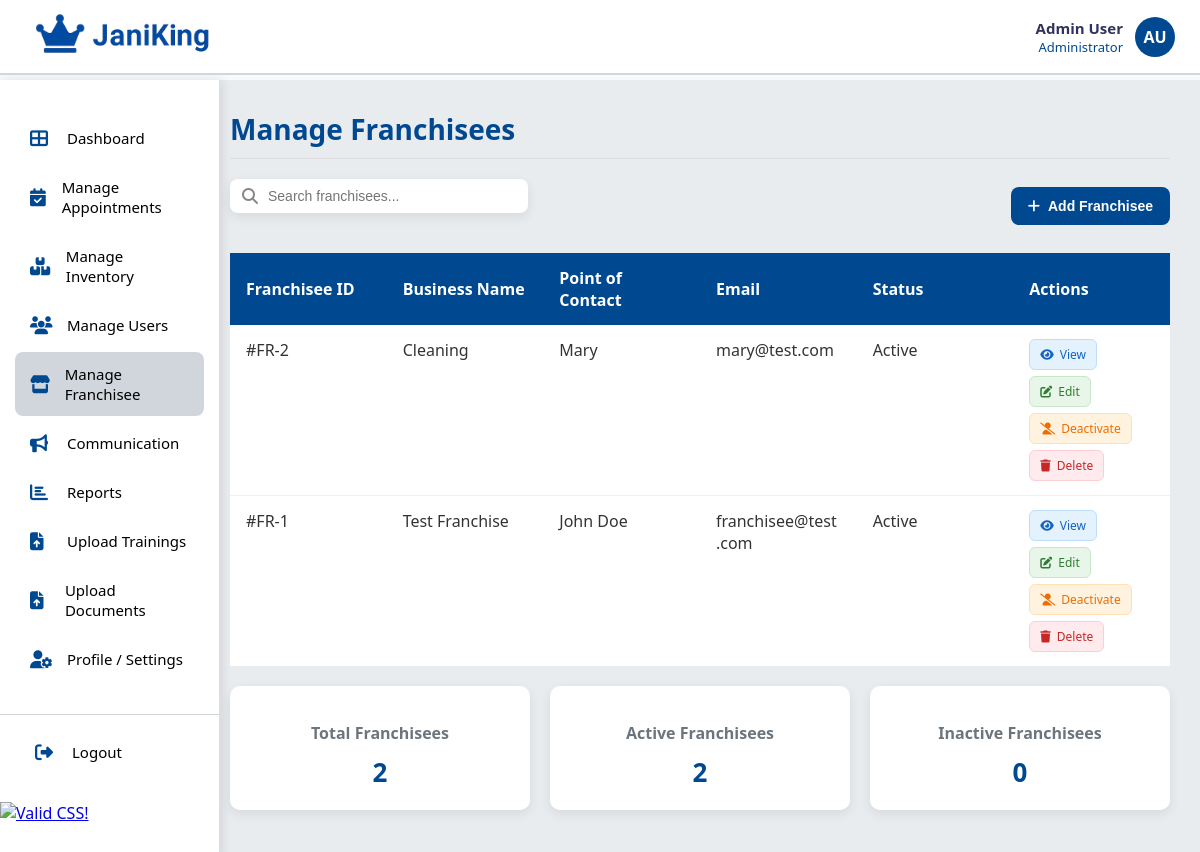
Page /root/admin/admin_manage_franchisee.php on the earlier database version.
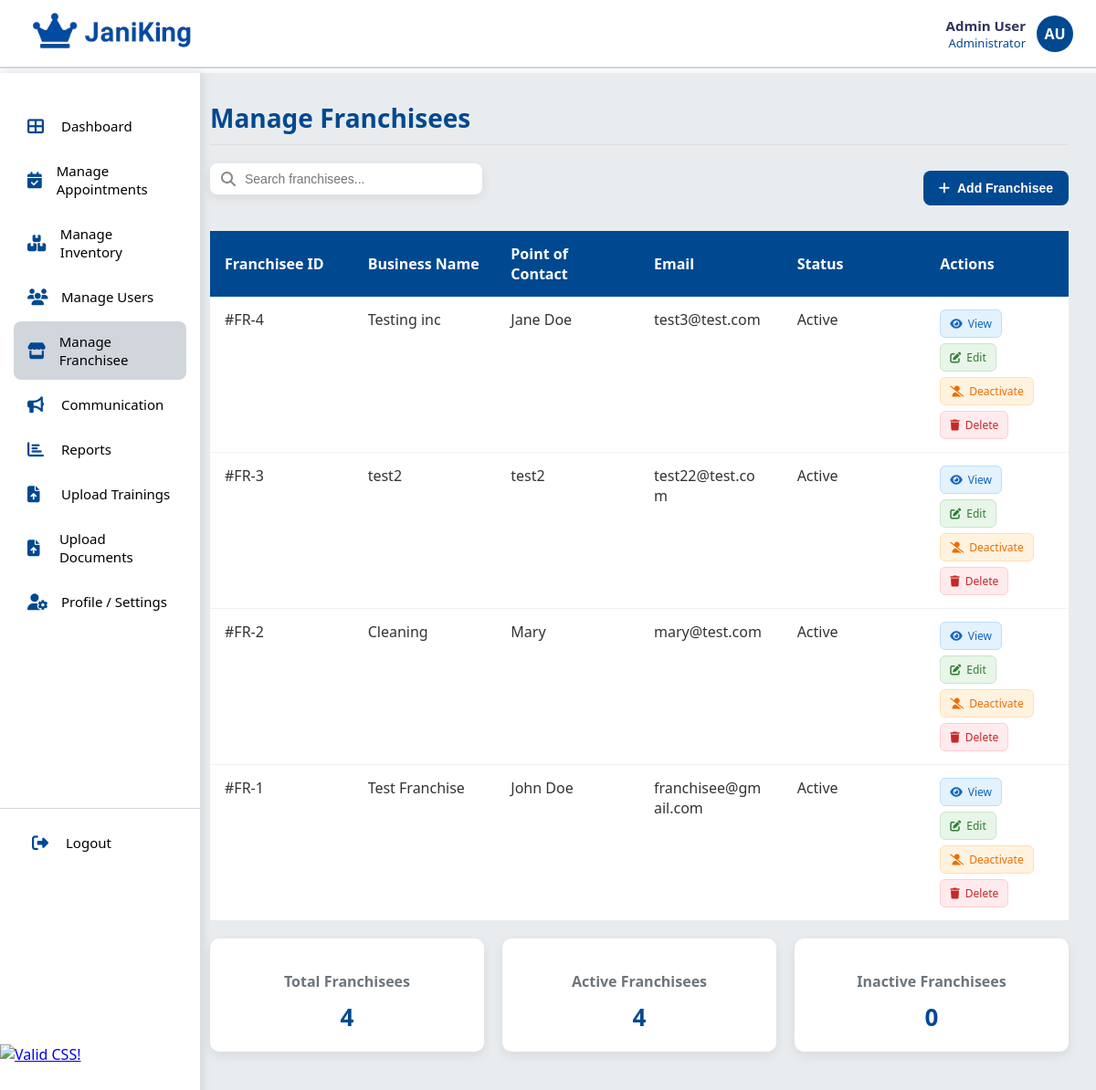
Same page on the later database version.
### tables this page shows
CREATE TABLE `franchisees` (
  `franchisee_id` int(11) NOT NULL,
  `business_name` varchar(100) DEFAULT NULL,
  `address` varchar(255) DEFAULT NULL,
  `abn` varchar(20) DEFAULT NULL,
  `start_date` date DEFAULT NULL,
  `status` enum('Active','Inactive') DEFAULT 'Active',
  `point_of_contact` varchar(100) DEFAULT NULL,
  `phone` varchar(20) DEFAULT NULL,
  `email` varchar(100) NOT NULL,
  `password_hash` varchar(255) DEFAULT NULL
);

### root/admin/admin_manage_franchisee.php (the view, shortened to what this page needs)
<?php
require_once "../../db/config.php";
$search = isset($_GET['search']) ? trim($_GET['search']) : "";
try {
    $sql = "SELECT franchisee_id, business_name, address, abn, status, start_date, point_of_contact, phone, email FROM franchisees";
    $sql .= " ORDER BY franchisee_id DESC";
    $stmt = $conn->prepare($sql);
    $stmt->execute();
    $franchisees = $stmt->fetchAll(PDO::FETCH_ASSOC);
} catch (PDOException $e) {
    die("Query failed: " . $e->getMessage());
}
$total_franchisees = 0;
$active_franchisees = 0;
$inactive_franchisees = 0;
try {
    $stats_query = "SELECT status, COUNT(*) as count FROM franchisees GROUP BY status";
    $stmt = $conn->query($stats_query);
    $stats_result = $stmt->fetchAll(PDO::FETCH_ASSOC);
    foreach ($stats_result as $row) {
        $total_franchisees += $row['count'];
        if ($row['status'] == 'Active') {
            $active_franchisees = $row['count'];
        } elseif ($row['status'] == 'Inactive') {
            $inactive_franchisees = $row['count'];
        }
    }
} catch (PDOException $e) {
    error_log("Stats query failed: " . $e->getMessage());
}
?>
<!DOCTYPE html>
<html lang="en">
<head>
  <link rel="stylesheet" href="https://cdnjs.cloudflare.com/ajax/libs/font-awesome/6.4.0/css/all.min.css">
  <link rel="stylesheet" href="../assets/css/style_admin.css">
</head>
<body>
  <?php
    include('../includes/header.php');
    include('../includes/admin_navbar.php');
  ?>
  <div class="main-container">
    <main class="main-content">
      <h1 class="page-title">Manage Franchisees</h1>
      <div class="top-controls">
        <form class="search-box" method="get">
          <i class="fas fa-search"></i>
          <input type="text" name="search" placeholder="Search franchisees..." value="<?php echo htmlspecialchars($search); ?>">
        </form>
        <button class="btn btn-primary" onclick="window.location.href='admin_manage_franchisee/franchisee_add.php'">
          <i class="fas fa-plus"></i> Add Franchisee
        </button>
      </div>
      <div class="table-container">
        <table>
          <thead>
            <tr>
              <th>Franchisee ID</th>
              <th>Business Name</th>
              <th>Point of Contact</th>
              <th>Email</th>
              <th>Status</th>
              <th>Actions</th>
            </tr>
          </thead>
          <tbody>
<?php
if (count($franchisees) > 0) {
  foreach ($franchisees as $row) {
    $statusClass = strtolower($row['status']);
    echo "<tr>";
    echo "<td>#FR-" . htmlspecialchars($row['franchisee_id']) . "</td>";
    echo "<td>" . htmlspecialchars($row['business_name']) . "</td>";
    echo "<td>" . htmlspecialchars($row['point_of_contact']) . "</td>";
    echo "<td>" . htmlspecialchars($row['email']) . "</td>";
    echo "<td><span class='status-badge {$statusClass}'>" . htmlspecialchars($row['status']) . "</span></td>";
    echo "<td>
            <div class='action-buttons'>
              <a href='admin_manage_franchisee/view_franchisee.php?id=" . $row['franchisee_id'] . "' class='action-btn view-btn'><i class='fas fa-eye'></i> View</a>
              <a href='admin_manage_franchisee/edit_franchisee.php?id=" . $row['franchisee_id'] . "' class='action-btn edit-btn'><i class='fas fa-edit'></i> Edit</a>";
    if ($row['status'] == "Active") {
      echo "<a href='admin_manage_franchisee/deactivate_franchisee.php?id=" . $row['franchisee_id'] . "' class='action-btn deactivate-btn'><i class='fas fa-user-slash'></i> Deactivate</a>";
    } else {
      echo "<a href='admin_manage_franchisee/activate_franchisee.php?id=" . $row['franchisee_id'] . "' class='action-btn activate-btn'><i class='fas fa-user-check'></i> Activate</a>";
    }
    echo "<a href='admin_manage_franchisee/delete_franchisee.php?id=" . $row['franchisee_id'] . "' onclick=\"return confirm('Are you sure?');\" class='action-btn delete-btn'><i class='fas fa-trash'></i> Delete</a>
            </div>
          </td>";
    echo "</tr>";
  }
} else {
  echo "<tr><td colspan='6' style='text-align:center;'>No franchisees found.</td></tr>";
}
?>
          </tbody>
        </table>
      </div>
      <div class="stats-container">
        <div class="stat-card">
          <h3>Total Franchisees</h3>
          <p><?php echo $total_franchisees; ?></p>
        </div>
        <div class="stat-card">
          <h3>Active Franchisees</h3>
          <p><?php echo $active_franchisees; ?></p>
        </div>
        <div class="stat-card">
          <h3>Inactive Franchisees</h3>
          <p><?php echo $inactive_franchisees; ?></p>
        </div>
      </div>
    </main>
  </div>
</body>
</html>

Differences in the rows shown:
added franchisees: franchisee_id "4", business_name "Testing inc", point_of_contact "Jane Doe", email "test3@test.com", status "Active"
added franchisees: franchisee_id "3", business_name "test2", point_of_contact "test2", email "test22@test.com", status "Active"
changed franchisees "Test Franchise": email "franchisee@test.com" → "franchisee@gmail.com"
Other differences:
$total_franchisees: "2" → "4"
$active_franchisees: "2" → "4"
